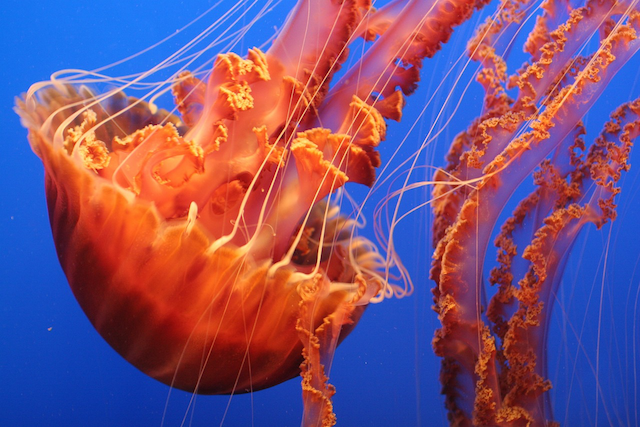
#> input picture Snippets/image-manipulation-1/jellyfish.png, 640 x 427 px
$ python color_tinting.py
#> lines starting #> are read from the running program, lines starting #| are printed output that depends on the picture
from PIL import Image

# prompt for file
name = input("File name: ")
#> the answer given: jellyfish.png
red_tint = int(input("Red tint: "))
#> the answer given: 3
green_tint = int(input("Green tint: "))
#> the answer given: 3
blue_tint = int(input("Blue tint: "))
#> the answer given: 3
img = Image.open(name)
#> img is the input picture: PIL image 640x427 RGB; mean R, G, B 121.9, 82.4, 123.1

# split into 3 profiles
red, green, blue = img.split()
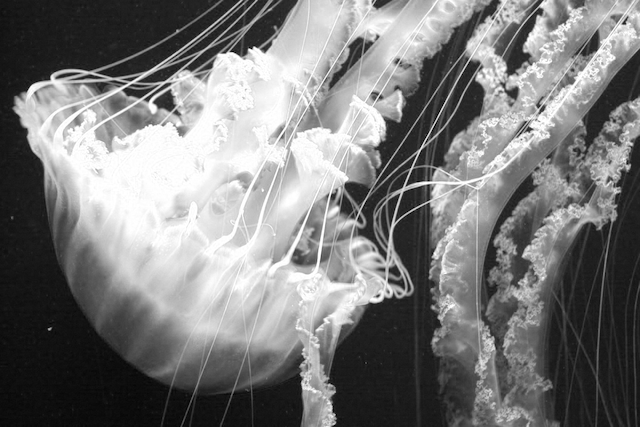
#> red: PIL image 640x427 L; min 0, max 255, mean 121.9
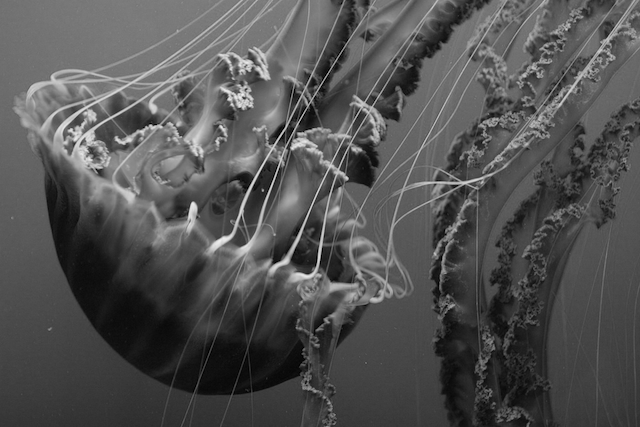
#> green: PIL image 640x427 L; min 0, max 240, mean 82.4
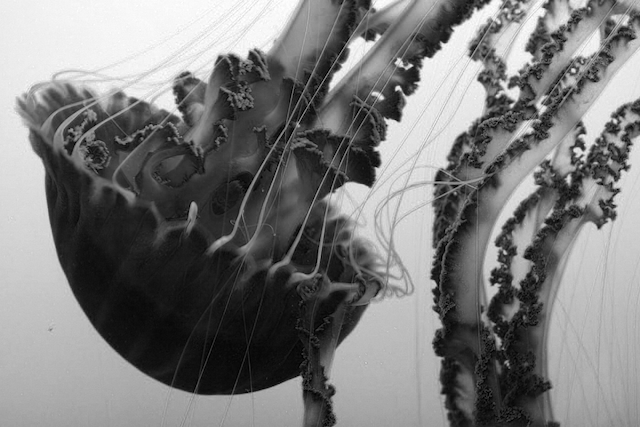
#> blue: PIL image 640x427 L; min 0, max 255, mean 123.1


# for each pixel, subtract value from 255
for y in range(img.height):
    for x in range(img.width):
        # red
        orginal_value_red = red.getpixel((x, y))
        red.putpixel((x, y), orginal_value_red + red_tint)
        # green
        orginal_value_green = green.getpixel((x, y))
        green.putpixel((x, y), orginal_value_green + green_tint)
        # blue
        orginal_value_blue = blue.getpixel((x, y))
        blue.putpixel((x, y), orginal_value_blue + blue_tint)


# output new image
new_image = Image.merge('RGB', (red, green, blue))
new_image.save('output.png')
